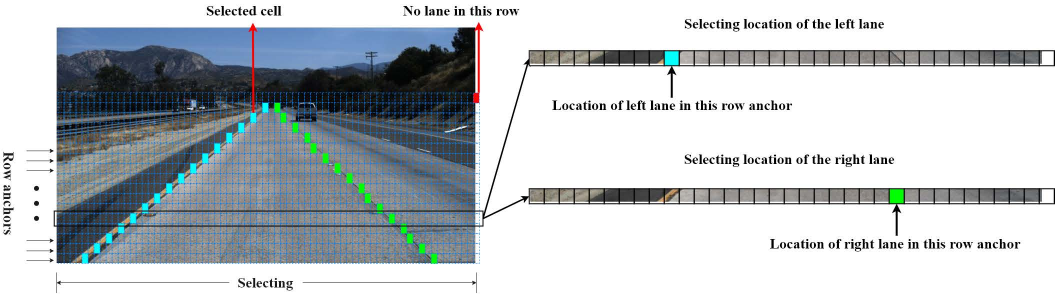
#> input picture Ultra-Fast-Lane-Detection-master/vis.jpg, 2109 x 588 px (shown at 1/2 size)
$ python -i algorithm.py   (imports and definitions only)
#> lines starting #> are read from the running program, lines starting #| are printed output that depends on the picture; after the words box and inside, x2 and y2 are one past the last pixel; in counts of white or black regions, pixels touching at a corner belong together
#> further down, picture is the input picture: shape (588, 2109, 3); mean B, G, R 199.1, 195.4, 189.8
import serial
import cv2
import numpy as np
from enum import Enum
import time
import math


class MissionState(Enum):
    IDLE = 0
    LANE_FOLLOWING = 1
    CROSSWALK = 2
    OBSTACLE_AVOIDANCE = 3
    PARKING = 4


class AutonomousCar:
    def __init__(self):
        # 아두이노와 시리얼 통신 설정 (포트와 baudrate는 환경에 맞게 조정 필요)
        self.arduino = serial.Serial('/dev/ttyACM0', 115200, timeout=1)

        # 카메라 설정 (카메라 인덱스는 시스템에 따라 다를 수 있음)
        self.camera = cv2.VideoCapture(0)
        self.camera.set(cv2.CAP_PROP_FRAME_WIDTH, 640)
        self.camera.set(cv2.CAP_PROP_FRAME_HEIGHT, 480)

        # 차량 상태 초기화
        self.state = MissionState.IDLE
        self.speed = 0
        self.steering_angle = 90  # 90도가 중앙, 0-180도 범위

        # 차선 감지를 위한 파라미터 (HSV 색상 범위)
        self.lower_yellow = np.array([20, 100, 100])
        self.upper_yellow = np.array([30, 255, 255])

        # 신호등 감지를 위한 파라미터 (HSV 색상 범위)
        self.lower_red1 = np.array([0, 70, 50])
        self.upper_red1 = np.array([10, 255, 255])
        self.lower_red2 = np.array([170, 70, 50])
        self.upper_red2 = np.array([180, 255, 255])
        self.lower_green = np.array([40, 70, 50])
        self.upper_green = np.array([80, 255, 255])

        # PID 제어기 파라미터
        self.kp = 0.1  # 비례 게인
        self.ki = 0.01  # 적분 게인
        self.kd = 0.05  # 미분 게인
        self.previous_error = 0
        self.integral = 0

        # 주차 상태 변수
        self.parking_state = 0
        self.parking_start_time = 0

    # [67 lines left out: functions process_camera_input, detect_lane, calculate_steering_angle, not called in this run]

    def detect_traffic_light(self, frame):
        """
        프레임에서 빨간색 또는 초록색 신호등을 감지합니다.
        :param frame: 입력 이미지
        :return: 감지된 신호등 색상 ("RED", "GREEN", 또는 "NONE")
        """
        hsv = cv2.cvtColor(frame, cv2.COLOR_BGR2HSV)
#> hsv: shape (588, 2109, 3); mean H, S, V 30.1, 28.8, 201.9

        # 빨간색 마스크 (두 개의 범위를 사용)
        mask_red1 = cv2.inRange(hsv, self.lower_red1, self.upper_red1)
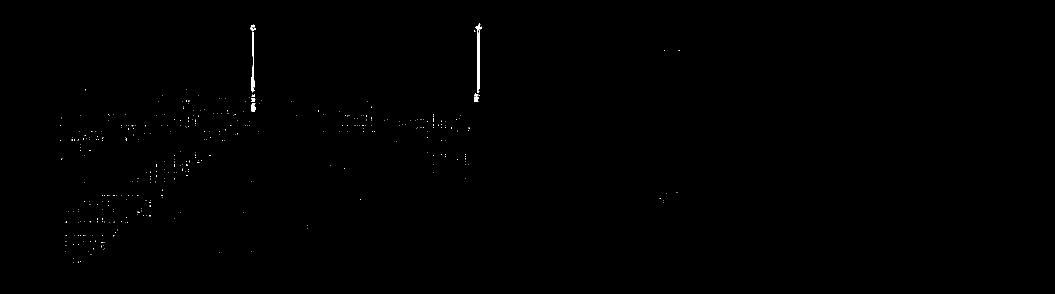
#> mask_red1: shape (588, 2109) (shown at 1/2 size); 0.16% white in thin lines or dots, all inside (x1, y1, x2, y2) = (120, 47, 1360, 526)
        mask_red2 = cv2.inRange(hsv, self.lower_red2, self.upper_red2)
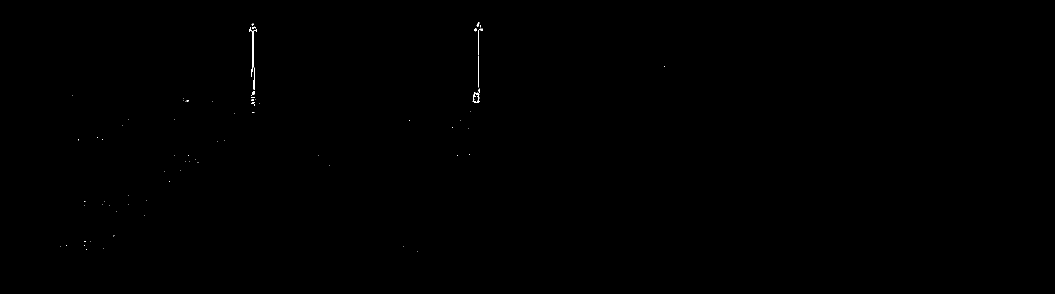
#> mask_red2: shape (588, 2109) (shown at 1/2 size); 0.07% white in thin lines or dots, all inside (x1, y1, x2, y2) = (121, 44, 1330, 504)
        mask_red = cv2.bitwise_or(mask_red1, mask_red2)
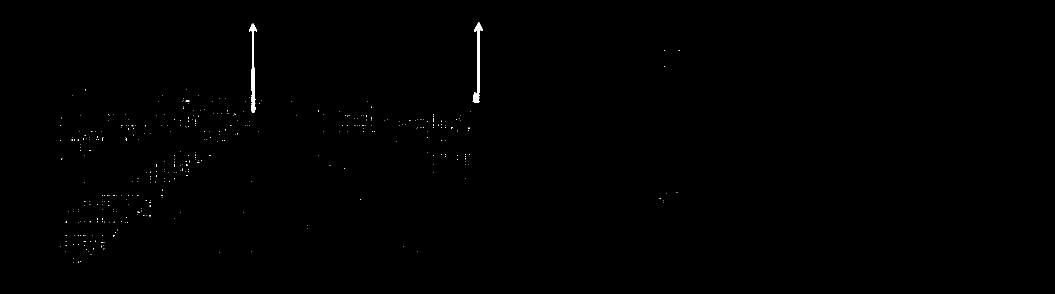
#> mask_red: shape (588, 2109) (shown at 1/2 size); 0.23% white; 379 white regions (376 under 20 px), largest, box (x1, y1, x2, y2) and area: (945, 44, 966, 206) 1034, (498, 47, 514, 225) 1034, (371, 200, 379, 204) 22

        # 초록색 마스크
        mask_green = cv2.inRange(hsv, self.lower_green, self.upper_green)
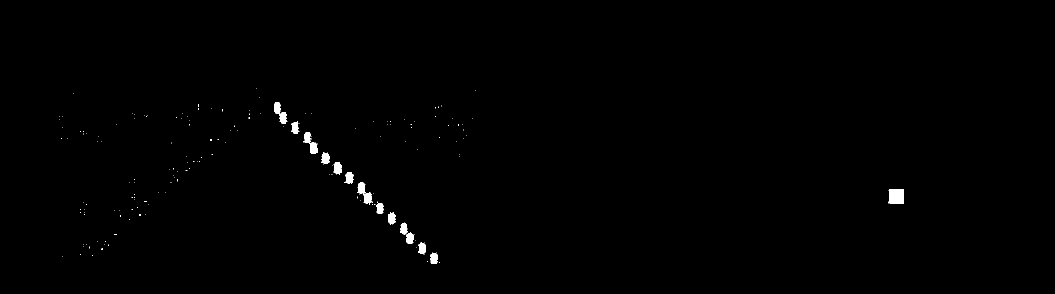
#> mask_green: shape (588, 2109) (shown at 1/2 size); 0.45% white; 173 white regions (158 under 20 px), largest, box (x1, y1, x2, y2) and area: (1779, 378, 1808, 407) 841, (715, 365, 743, 407) 591, (607, 265, 635, 308) 565

        # 빨간색과 초록색 픽셀 수 계산
        red_pixels = cv2.countNonZero(mask_red)
#> red_pixels = 2908
        green_pixels = cv2.countNonZero(mask_green)
#> green_pixels = 5611

        # 임계값 설정 (이 값은 환경에 따라 조정 필요)
        threshold = 500

        if red_pixels > threshold:
            return "RED"
        elif green_pixels > threshold:
            return "GREEN"
        else:
            return "NONE"

    # [150 lines left out: functions detect_obstacles, control_car, lane_following, handle_crosswalk, avoid_obstacles, park_car and 1 more, not called in this run]


# [3 lines not run here, left out]

>>> import cv2
>>> picture = cv2.imread('Ultra-Fast-Lane-Detection-master/vis.jpg')
>>> result = AutonomousCar().detect_traffic_light(picture)
#> result = 'RED'
